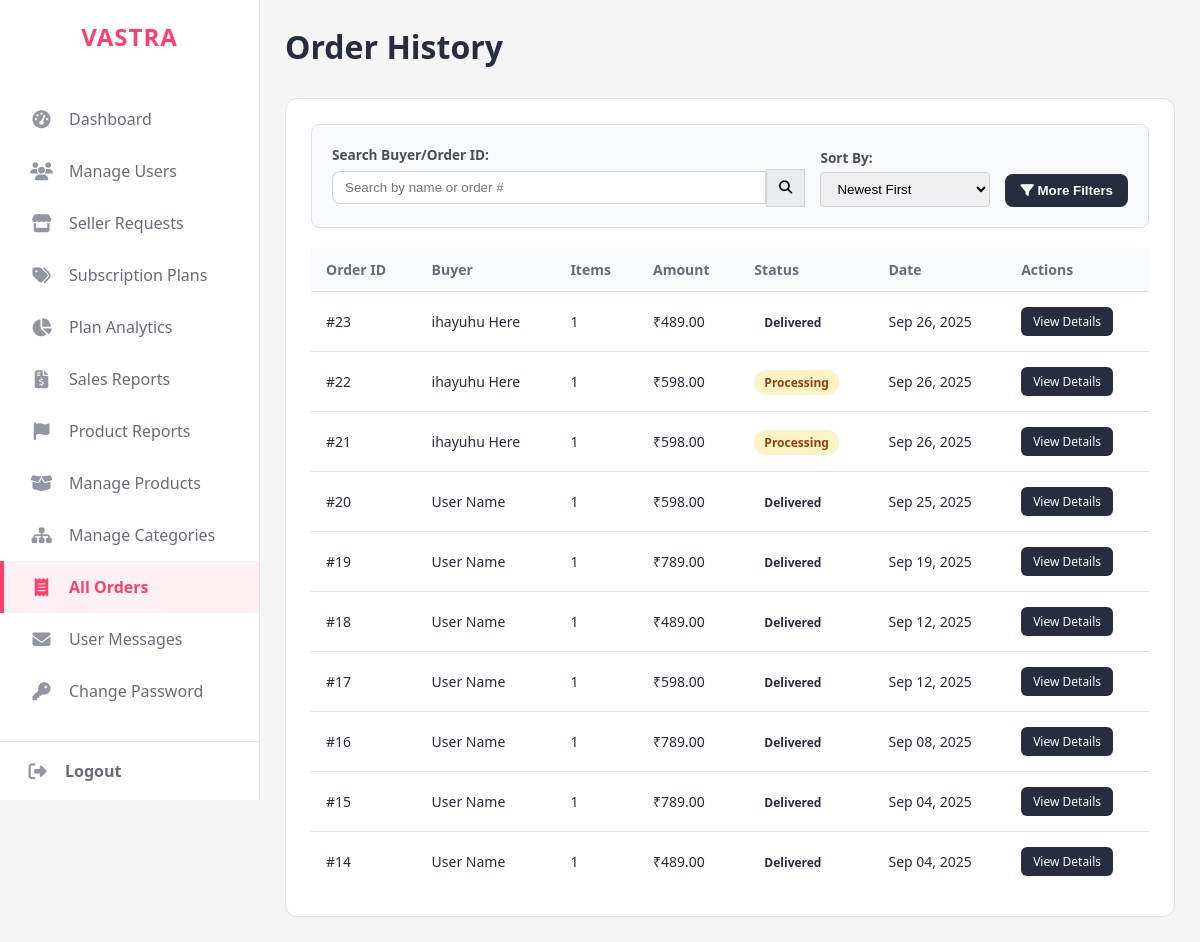
Page /admin/orders.php (signed in) on the committed database.
### tables this page shows
CREATE TABLE `orders` (
  `order_id` int(11) NOT NULL,
  `user_id` int(11) NOT NULL,
  `address_id` int(11) NOT NULL,
  `total_amount` decimal(10,2) NOT NULL,
  `status` enum('Pending','Processing','Shipped','Delivered') NOT NULL DEFAULT 'Pending',
  `order_date` timestamp NOT NULL DEFAULT current_timestamp(),
  `razorpay_payment_id` varchar(255) DEFAULT NULL,
  `razorpay_order_id` varchar(255) DEFAULT NULL
);

### admin/orders.php (the view, shortened to what this page needs)
<?php
include "../config.php";
$search_term = $_GET['search'] ?? '';
$sort = $_GET['sort'] ?? 'newest';
$sql = "SELECT
            o.order_id,
            CONCAT(u.fname, ' ', u.lname) AS buyer_name,
            o.total_amount,
            o.status,
            o.order_date,
            COUNT(DISTINCT oi.item_id) AS item_count
        FROM orders o
        JOIN users u ON o.user_id = u.user_id
        LEFT JOIN order_items oi ON o.order_id = oi.order_id
        LEFT JOIN products p ON oi.product_id = p.product_id";
$sql .= " GROUP BY o.order_id, buyer_name, o.total_amount, o.status, o.order_date";
switch ($sort) {
    case 'newest': default: $sql .= " ORDER BY o.order_date DESC"; break;
}
$stmt = $conn->prepare($sql);
$stmt->execute();
$result = $stmt->get_result();
$all_orders = $result ? $result->fetch_all(MYSQLI_ASSOC) : [];
?>
<!DOCTYPE html>
<html lang="en">
<head>
    <link rel="stylesheet" href="https://cdnjs.cloudflare.com/ajax/libs/font-awesome/6.4.0/css/all.min.css">
    <link rel="stylesheet" href="style.css">
</head>
<body>
    <aside class="sidebar"><?php require "header.php" ?></aside>
    <main class="main-content">
        <h1 class="page-header">Order History</h1>
        <section class="content-card">
            <form action="orders.php" method="GET" class="filter-container">
                <div class="top-bar">
                    <div class="form-group">
                        <label for="search">Search Buyer/Order ID:</label>
                        <div class="input-with-icon">
                            <input type="text" name="search" id="search" placeholder="Search by name or order #" value="<?php echo htmlspecialchars($search_term); ?>">
                            <button type="submit" class="icon-btn" title="Search"><i class="fas fa-search"></i></button>
                        </div>
                    </div>
                    <div class="form-group">
                        <label for="sort">Sort By:</label>
                        <select name="sort" id="sort" onchange="this.form.submit()">
                            <option value="newest" <?php if ($sort == 'newest') echo 'selected'; ?>>Newest First</option>
                        </select>
                    </div>
                    <button type="button" id="toggle-filters-btn" class="btn btn-secondary"><i class="fas fa-filter"></i> More Filters</button>
                </div>
            </form>
            <table class="data-table">
                <thead><tr><th>Order ID</th><th>Buyer</th><th>Items</th><th>Amount</th><th>Status</th><th>Date</th><th>Actions</th></tr></thead>
                <tbody>
                    <?php if (empty($all_orders)): ?><tr><td colspan="7" style="text-align:center;">No orders found matching your criteria.</td></tr>
                    <?php else: foreach ($all_orders as $order): ?>
                        <tr>
                            <td>#<?php echo htmlspecialchars($order['order_id']); ?></td>
                            <td><?php echo htmlspecialchars($order['buyer_name']); ?></td>
                            <td><?php echo htmlspecialchars($order['item_count']); ?></td>
                            <td>₹<?php echo number_format($order['total_amount'], 2); ?></td>
                            <td><span class="status <?php echo htmlspecialchars(strtolower($order['status'])); ?>"><?php echo htmlspecialchars(ucfirst($order['status'])); ?></span></td>
                            <td><?php echo date('M d, Y', strtotime($order['order_date'])); ?></td>
                            <td><a href="order-details.php?order_id=<?php echo $order['order_id']; ?>" class="btn btn-sm btn-secondary">View Details</a></td>
                        </tr>
                    <?php endforeach; endif; ?>
                </tbody>
            </table>
        </section>
    </main>
</body>
</html>

### admin/style.css (style rules this page uses)
:root { --primary: #ff3f6c; --primary-dark: #e6395a; --primary-light-bg: #fff0f3; --secondary: #282c3f; --light-gray: #f5f5f6; --dark-gray: #696b79; --white: #ffffff; --border-color: #e0e0e6; --success: #28a745; --warning: #ffc107; --danger: #dc3545; }
* { margin: 0; padding: 0; box-sizing: border-box; }
body { font-family: 'Segoe UI', Tahoma, Geneva, Verdana, sans-serif; background-color: var(--light-gray); display: flex; color: var(--secondary); }
.main-content { margin-left: 260px; width: calc(100% - 260px); padding: 25px; }
.content-card { background: white; margin-top: 30px; padding: 25px; border-radius: 12px; border: 1px solid var(--border-color); }
.data-table { width: 100%; border-collapse: collapse; font-size: 14px; }
.data-table thead th { text-align: left; padding: 12px 15px; background-color: #f9fafb; font-weight: 600; color: var(--dark-gray); border-bottom: 1px solid var(--border-color); }
.data-table tbody td { padding: 15px; border-bottom: 1px solid var(--border-color); vertical-align: middle; }
.data-table tbody tr:last-child td { border-bottom: none; }
.status { padding: 4px 10px; border-radius: 12px; font-size: 12px; font-weight: 600; }
.status.pending, .status.processing { background-color: #fef3c7; color: #92400e; }
.btn { padding: 9px 18px; border: none; border-radius: 8px; cursor: pointer; font-weight: 600; text-decoration: none; display: inline-block; transition: all 0.3s; text-align: center; }
.btn-secondary { background-color: var(--secondary); color: var(--white); }
.btn-sm { padding: 6px 12px; font-size: 12px; font-weight: 500; border-radius: 6px; }
.page-header { display: flex; justify-content: space-between; align-items: center; margin-bottom: 20px; }
.form-group { margin-bottom: 20px; }
.form-group label { display: block; margin-bottom: 8px; font-weight: 500; }
.form-group input, .form-group select { width: 100%; padding: 12px; border: 1px solid var(--border-color); border-radius: 8px; transition: border-color 0.3s; }

### admin/orders.php (style rules this page uses)
.filter-container { padding: 20px; background-color: #f8f9fa; border: 1px solid #dee2e6; border-radius: 8px; margin-bottom: 20px; }
.top-bar { display: grid; grid-template-columns: 1fr auto auto; gap: 15px; align-items: flex-end; }
.top-bar .form-group { margin: 0; }
.top-bar label { display: block; font-size: 0.85rem; margin-bottom: 5px; font-weight: 600; color: #495057; }
.top-bar select { width: 100%; padding: 8px 12px; border: 1px solid #ced4da; border-radius: 4px; }
.input-with-icon { display: flex; align-items: center; }
.input-with-icon input { flex-grow: 1; border-top-right-radius: 0; border-bottom-right-radius: 0; border-right: none; padding: 8px 12px; border: 1px solid #ced4da; }
.input-with-icon .icon-btn { padding: 8px 12px; border: 1px solid #ced4da; background-color: #e9ecef; border-top-left-radius: 0; border-bottom-left-radius: 0; cursor: pointer; line-height: 1.5; }
#toggle-filters-btn { padding: 9px 15px; }

### admin/header.php (style rules this page uses)
.sidebar { width: 260px; background-color: var(--white); height: 100vh; position: fixed; top: 0; left: 0; display: flex; flex-direction: column; border-right: 1px solid var(--border-color); z-index: 100; }

### rows in the picture
orders: order_id "23", buyer_name "ihayuhu Here", item_count "1", total_amount "489.00", status "Delivered", order_date "Sep 26, 2025"
orders: order_id "22", buyer_name "ihayuhu Here", item_count "1", total_amount "598.00", status "Processing", order_date "Sep 26, 2025"
orders: order_id "21", buyer_name "ihayuhu Here", item_count "1", total_amount "598.00", status "Processing", order_date "Sep 26, 2025"
orders: order_id "20", buyer_name "User Name", item_count "1", total_amount "598.00", status "Delivered", order_date "Sep 25, 2025"
orders: order_id "19", buyer_name "User Name", item_count "1", total_amount "789.00", status "Delivered", order_date "Sep 19, 2025"
orders: order_id "18", buyer_name "User Name", item_count "1", total_amount "489.00", status "Delivered", order_date "Sep 12, 2025"
orders: order_id "17", buyer_name "User Name", item_count "1", total_amount "598.00", status "Delivered", order_date "Sep 12, 2025"
orders: order_id "16", buyer_name "User Name", item_count "1", total_amount "789.00", status "Delivered", order_date "Sep 08, 2025"
orders: order_id "15", buyer_name "User Name", item_count "1", total_amount "789.00", status "Delivered", order_date "Sep 04, 2025"
orders: order_id "14", buyer_name "User Name", item_count "1", total_amount "489.00", status "Delivered", order_date "Sep 04, 2025"
